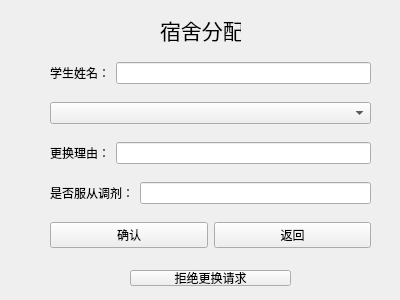
<?xml version="1.0" encoding="UTF-8"?>
<ui version="4.0">
 <class>DormDistribute</class>
 <widget class="QWidget" name="DormDistribute">
  <property name="geometry">
   <rect>
    <x>0</x>
    <y>0</y>
    <width>400</width>
    <height>300</height>
   </rect>
  </property>
  <property name="windowTitle">
   <string>Form</string>
  </property>
  <widget class="QLabel" name="mainLabel">
   <property name="geometry">
    <rect>
     <x>160</x>
     <y>10</y>
     <width>81</width>
     <height>41</height>
    </rect>
   </property>
   <property name="text">
    <string>&lt;html&gt;&lt;head/&gt;&lt;body&gt;&lt;p align=&quot;center&quot;&gt;&lt;span style=&quot; font-size:16pt;&quot;&gt;宿舍分配&lt;/span&gt;&lt;/p&gt;&lt;/body&gt;&lt;/html&gt;</string>
   </property>
  </widget>
  <widget class="QWidget" name="layoutWidget">
   <property name="geometry">
    <rect>
     <x>50</x>
     <y>50</y>
     <width>321</width>
     <height>211</height>
    </rect>
   </property>
   <layout class="QVBoxLayout" name="verticalLayout">
    <item>
     <layout class="QHBoxLayout" name="horizontalLayout">
      <item>
       <widget class="QLabel" name="nameLabel">
        <property name="text">
         <string>学生姓名：</string>
        </property>
       </widget>
      </item>
      <item>
       <widget class="QLineEdit" name="nameLineEdit">
        <property name="readOnly">
         <bool>true</bool>
        </property>
       </widget>
      </item>
     </layout>
    </item>
    <item>
     <widget class="QComboBox" name="chooseComboBox"/>
    </item>
    <item>
     <layout class="QHBoxLayout" name="horizontalLayout_3">
      <item>
       <widget class="QLabel" name="reasonLabel">
        <property name="text">
         <string>更换理由：</string>
        </property>
       </widget>
      </item>
      <item>
       <widget class="QLineEdit" name="reasonLineEdit"/>
      </item>
     </layout>
    </item>
    <item>
     <layout class="QHBoxLayout" name="horizontalLayout_4">
      <item>
       <widget class="QLabel" name="obeyLabel">
        <property name="text">
         <string>是否服从调剂：</string>
        </property>
       </widget>
      </item>
      <item>
       <widget class="QLineEdit" name="obeyLineEdit"/>
      </item>
     </layout>
    </item>
    <item>
     <layout class="QHBoxLayout" name="horizontalLayout_2">
      <item>
       <widget class="QPushButton" name="commitButton">
        <property name="text">
         <string>确认</string>
        </property>
       </widget>
      </item>
      <item>
       <widget class="QPushButton" name="exitButton">
        <property name="text">
         <string>返回</string>
        </property>
       </widget>
      </item>
     </layout>
    </item>
   </layout>
  </widget>
  <widget class="QPushButton" name="rufuseButton">
   <property name="geometry">
    <rect>
     <x>130</x>
     <y>270</y>
     <width>161</width>
     <height>16</height>
    </rect>
   </property>
   <property name="text">
    <string>拒绝更换请求</string>
   </property>
  </widget>
 </widget>
 <resources/>
 <connections/>
</ui>
